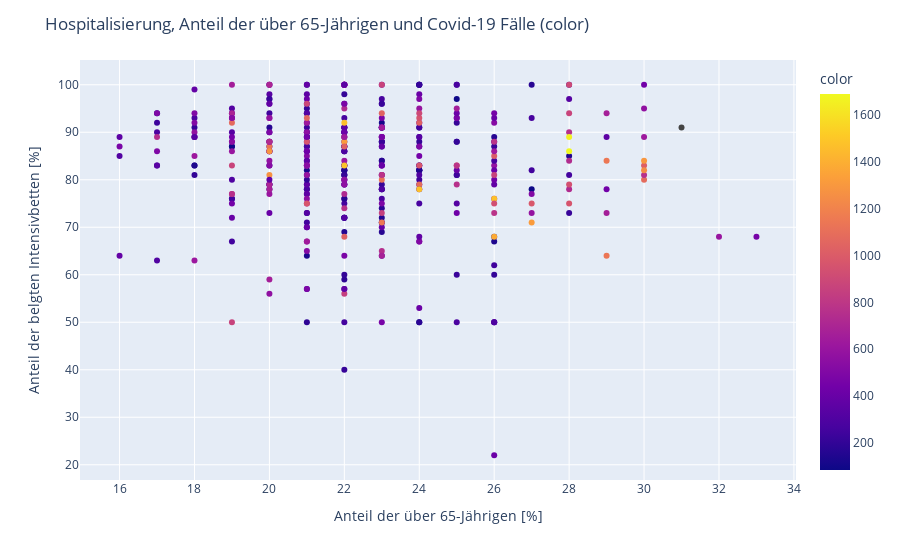

The notebook cell saved with this chart:
### Code cell
#Scatterplot Hospitalisierung und Alterung + farbliche Darstellung der Fälle

col_list2 = ["RS,C,5", "cases7_p_1,C,6"]

lk_infektionen = f"{url}/RKI_Corona_Landkreise.csv"
lk_infektionen_data = pd.read_csv(lk_infektionen, usecols=col_list2)

fig = px.scatter(df, x=df.Anteil, y=df.verh_frei_belegt, color=lk_infektionen_data["cases7_p_1,C,6"])

fig.update_layout(
    title="Hospitalisierung, Anteil der über 65-Jährigen und Covid-19 Fälle (color)",
    xaxis_title="Anteil der über 65-Jährigen [%]",
    yaxis_title="Anteil der belgten Intensivbetten [%]",
    legend_title="Covid-19 Fälle",
)

fig.show()

### Figure 1 — Plotly figure (JSON) as saved in the notebook; plotly's stock layout.template omitted (floating-point values rounded to 4 significant figures; data arrays with more than 128 entries replaced by an {"elided": "..."} marker saying what was removed)
{"data": [{"hovertemplate": "Anteil=%{x}<br>verh_frei_belegt=%{y}<br>color=%{marker.color}<extra></extra>", "legendgroup": "", "marker": {"color": {"elided": "397 float values"}, "coloraxis": "coloraxis", "symbol": "circle"}, "mode": "markers", "name": "", "orientation": "v", "showlegend": false, "type": "scatter", "x": {"elided": "397 int values"}, "xaxis": "x", "y": {"elided": "397 int values"}, "yaxis": "y"}], "layout": {"autosize": true, "coloraxis": {"colorbar": {"title": {"text": "color"}}, "colorscale": [[0, "#0d0887"], [0.1111, "#46039f"], [0.2222, "#7201a8"], [0.3333, "#9c179e"], [0.4444, "#bd3786"], [0.5556, "#d8576b"], [0.6667, "#ed7953"], [0.7778, "#fb9f3a"], [0.8889, "#fdca26"], [1, "#f0f921"]]}, "legend": {"title": {"text": "Covid-19 Fälle"}, "tracegroupgap": 0}, "margin": {"t": 60}, "title": {"text": "Hospitalisierung, Anteil der über 65-Jährigen und Covid-19 Fälle (color)"}, "xaxis": {"anchor": "y", "autorange": true, "domain": [0, 1], "range": [14.97, 34.03], "title": {"text": "Anteil der über 65-Jährigen [%]"}, "type": "linear"}, "yaxis": {"anchor": "x", "autorange": true, "domain": [0, 1], "range": [15.96, 106.0], "title": {"text": "Anteil der belgten Intensivbetten [%]"}, "type": "linear"}}}
